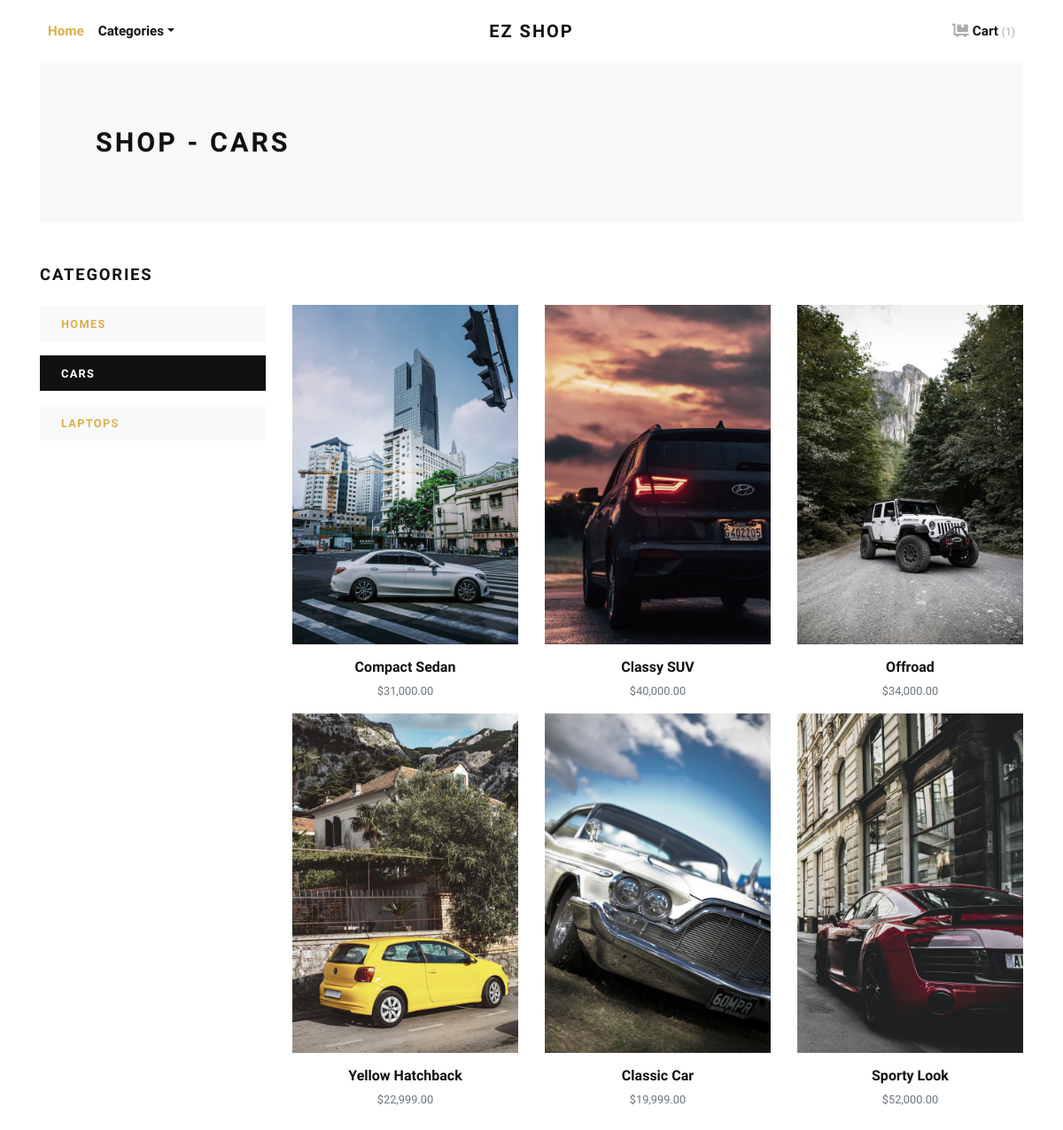
Screenshot of /cars/ with the database file from the repository.
### estore/models.py (models this page shows, shortened)
class Category(models.Model):
    title = models.CharField(max_length=50, verbose_name="Category Title")
    url_slug = models.SlugField(max_length=55, verbose_name="Category URL Slug")
    category_image = models.ImageField(upload_to='category', blank=True, null=True, verbose_name="Category Image")
    created_at = models.DateTimeField(auto_now_add=True, verbose_name="Created Date")
    class Meta:
        verbose_name_plural = 'Categories'
        ordering = ('-created_at', )

class Product(models.Model):
    title = models.CharField(max_length=150, verbose_name="Product Title")
    product_image = models.ImageField(upload_to='product', blank=True, null=True, verbose_name="Product Image")
    price = models.DecimalField(max_digits=8, decimal_places=2)
    category = models.ForeignKey(Category, verbose_name="Product Categoy", on_delete=models.CASCADE)
    created_at = models.DateTimeField(auto_now_add=True, verbose_name="Created Date")
    class Meta:
        verbose_name_plural = 'Products'
        ordering = ('-created_at', )

### estore/views.py (the view)
# urls.py: path('<slug:url_slug>/', views.category_products, name="category-products")
def category_products(request, url_slug):
    category = get_object_or_404(Category, url_slug=url_slug)
    products = Product.objects.filter(category=category)
    categories = Category.objects.all()
    context = {
        'category': category,
        'products': products,
        'categories': categories,
    }
    return render(request, 'estore/category_products.html', context)

### estore/context_helper.py (called while the page is built)
def store_menu(request):
    categories = Category.objects.filter()
    context = {
        'categories_menu': categories,
    }
    return context

def cart_menu(request):
    cart_items = Cart.objects.all()
    context = { 'cart_items': cart_items }
    return context

### estore/templates/estore/category_products.html (shortened to what this page needs)
{% extends 'estore/base.html' %}
{% load static %}
{% load humanize %}
{% block content %}
<div class="container">
  <section class="py-5 bg-light">
    <div class="container">
      <div class="row px-4 px-lg-5 py-lg-4 align-items-center">
        <div class="col-lg-6">
          <h1 class="h2 text-uppercase mb-0">Shop - {{category.title}}</h1>
        </div>
      </div>
    </div>
  </section>
  <section class="py-5">
    <div class="container p-0">
      <div class="row">
        <div class="col-lg-3 order-2 order-lg-1">
          <h5 class="text-uppercase mb-4">Categories</h5>
          {% if categories %}
          {% for cat in categories %}
          <a href="{% url 'estore:category-products' cat.url_slug %}">
            <div class="py-2 px-4 {% if category == cat %}bg-dark text-white {% else %}bg-light{% endif %} mb-3">
              <strong class="small text-uppercase font-weight-bold">{{cat.title}}</strong>
            </div>
          </a>
          {% endfor %}
          {% endif %}
        </div>
        <div class="col-lg-9 order-1 order-lg-2 mb-5 mb-lg-0">
          <div class="row" style="margin-top: 45px;">
            {% if products %}
            {% for product in products %}
            <div class="col-lg-4 col-sm-6">
              <div class="product text-center">
                <div class="mb-3 position-relative">
                  <img class="img-fluid w-100" src="{{product.product_image.url}}" alt="{{product.title}}">
                </div>
                <h6>{{product.title}}</h6>
                <p class="small text-muted">${{product.price|intcomma}}</p>
              </div>
            </div>
            {% endfor %}
            {% endif %}
          </div>
        </div>
      </div>
    </div>
  </section>
</div>
{% endblock content %}

### estore/templates/estore/base.html (shortened to what this page needs)
{% load static %}
<!DOCTYPE html>
<html>
<head>
  <link rel="stylesheet" href="{% static 'vendor/bootstrap/css/bootstrap.min.css' %}">
  <link rel="stylesheet" href="{% static 'vendor/lightbox2/css/lightbox.min.css' %}">
  <link rel="stylesheet" href="{% static 'vendor/nouislider/nouislider.min.css' %}">
  <link rel="stylesheet" href="{% static 'vendor/bootstrap-select/css/bootstrap-select.min.css' %}">
  <link rel="stylesheet" href="{% static 'vendor/owl.carousel2/assets/owl.carousel.min.css' %}">
  <link rel="stylesheet" href="{% static 'vendor/owl.carousel2/assets/owl.theme.default.css' %}">
  <link rel="stylesheet" href="{% static 'css/style.default.css' %}" id="theme-stylesheet">
  <link rel="stylesheet" href="{% static 'css/custom.css' %}">
</head>
<body>
  <div class="page-holder">
    {% include 'estore/navbar.html' %}
    {% block content %}
    {% endblock content %}
    {% include 'estore/scripts.html' %}

### estore/templates/estore/navbar.html (shortened to what this page needs)
{% load static %}
<header class="header bg-white">
  <div class="container px-0 px-lg-3">
    <nav class="navbar navbar-expand-lg navbar-light py-3 px-lg-0"><a class="navbar-brand"
        href="{% url 'estore:home' %}"><span class="font-weight-bold text-uppercase text-dark">EZ Shop</span></a>
      <div class="collapse navbar-collapse" id="navbarSupportedContent">
        <ul class="navbar-nav mr-auto">
          <li class="nav-item">
            <a class="nav-link active" href="{% url 'estore:home' %}">Home</a>
          </li>
          <li class="nav-item dropdown"><a class="nav-link dropdown-toggle" id="pagesDropdown" href="#"
              data-toggle="dropdown" aria-haspopup="true" aria-expanded="false">Categories</a>
          </li>
        </ul>
        <ul class="navbar-nav ml-auto">
          <li class="nav-item">
            <a class="nav-link" href="{% url 'estore:cart' %}">
              <i class="fas fa-dolly-flatbed mr-1 text-gray"></i>Cart
              <small class="text-gray">({{cart_items.count}})</small>
            </a>
          </li>
        </ul>
      </div>
    </nav>
  </div>
</header>

### estore/templates/estore/scripts.html (shortened to what this page needs)
{% load static %}
      <link rel="stylesheet" href="https://use.fontawesome.com/releases/v5.7.1/css/all.css">
    </div>
  </body>
</html>

### static/css/style.default.css (style rules this page uses)
.text-gray { color: #aaa !important; }
strong { font-weight: 700; }
.navbar { position: relative; }
@media (min-width: 992px) { .navbar-brand { position: absolute; top: 50%; left: 50%; -webkit-transform: translate(-50%, -50%); transform: translate(-50%, -50%); } }
.product img { -webkit-filter: grayscale(40%); filter: grayscale(40%); transition: all 0.3s; }
.text-uppercase { text-transform: uppercase; letter-spacing: 0.1em; }
.navbar { padding: 0.5rem 1rem; }
.navbar-brand { display: inline-block; padding-top: 0.3125rem; padding-bottom: 0.3125rem; margin-right: 1rem; font-size: 1.25rem; }
.navbar-light .navbar-brand { color: #dcb14a; }
.navbar-light .navbar-nav .nav-link { color: rgba(17, 17, 17, 0.99); font-weight: 800; font-size: 0.95rem; transition: all 0.3s; }
.navbar-light .navbar-nav .show > .nav-link, .navbar-light .navbar-nav .active > .nav-link, .navbar-light .navbar-nav .nav-link.show, .navbar-light .navbar-nav .nav-link.active { color: #dcb14a; }
body { font-family: "Libre Franklin", sans-serif; font-size: 1rem; font-weight: 400; line-height: 1.5; color: #111111; background-color: #fff; }
a { color: #dcb14a; text-decoration: none; }
h1, h2, h3, h4, h5, h6, .h1, .h2, .h3, .h4, .h5, .h6 { margin-bottom: 0.5rem; font-family: inherit; font-weight: 900; line-height: 1.2; color: inherit; }
h1, .h1 { font-size: 2.2rem; }
h2, .h2 { font-size: 1.9rem; }
h5, .h5 { font-size: 1.15rem; }
h6, .h6 { font-size: 1rem; }
small, .small { font-size: 80%; font-weight: 400; }
.bg-light { background-color: #f8f9fa !important; }
.bg-dark { background-color: #111111 !important; }
.text-dark { color: #111111 !important; }
.nav-link { padding: 0.5rem 1rem; }

### rows the page displays
Category: title "CARS"
Category: title "HOMES"
Category: title "LAPTOPS"
Product: product_image (picture), title "Compact Sedan", price "31,000.00"
Product: product_image (picture), title "Classy SUV", price "40,000.00"
Product: product_image (picture), title "Offroad", price "34,000.00"
Product: product_image (picture), title "Yellow Hatchback", price "22,999.00"
Product: product_image (picture), title "Classic Car", price "19,999.00"
Product: product_image (picture), title "Sporty Look", price "52,000.00"

### other values shown
{{ cart_items.count }} "1"
